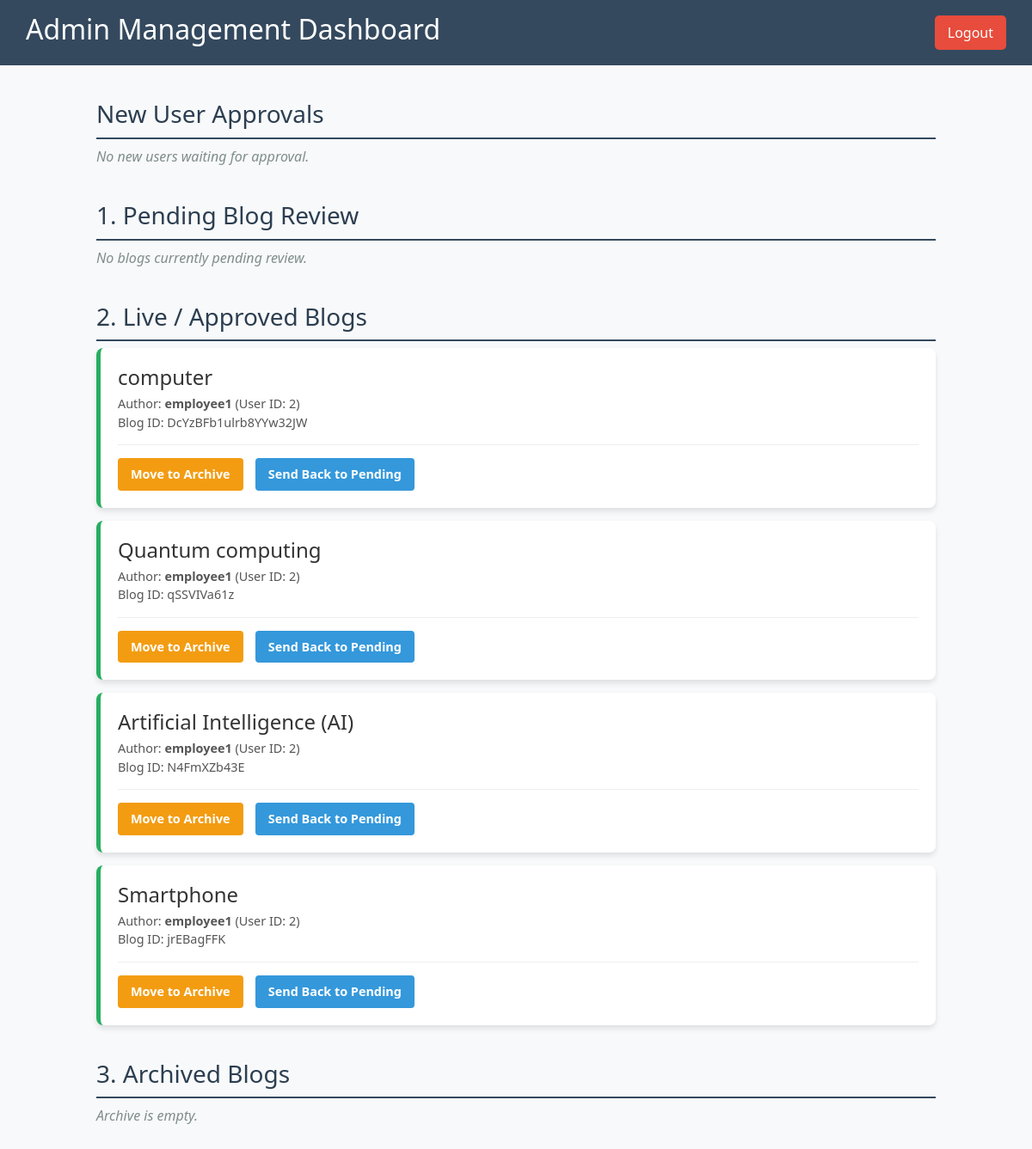
/admin.php (signed in), run on the app's committed database.
### tables this page shows
CREATE TABLE `blogs` (
  `blog_id` varchar(20) NOT NULL,
  `title` varchar(255) NOT NULL,
  `content` text NOT NULL,
  `image_path` varchar(255) DEFAULT NULL,
  `video_path` varchar(255) DEFAULT NULL,
  `author_id` int(11) DEFAULT NULL,
  `status` enum('under_review','approved','archived','deleted') DEFAULT 'under_review',
  `created_at` timestamp NOT NULL DEFAULT current_timestamp()
);

CREATE TABLE `users` (
  `id` int(11) NOT NULL,
  `username` varchar(50) NOT NULL,
  `password` varchar(255) NOT NULL,
  `role` enum('admin','employee','user') NOT NULL,
  `status` enum('pending','approved') DEFAULT 'pending'
);

### admin.php (the view, shortened to what this page needs)
<?php
require 'db.php';
$stmt = $pdo->query("SELECT * FROM users WHERE status = 'pending' ORDER BY id DESC");
$pending_users = $stmt->fetchAll();
$stmt = $pdo->query("SELECT b.*, u.username AS author_name FROM blogs b JOIN users u ON b.author_id = u.id WHERE b.status != 'deleted' ORDER BY b.created_at DESC");
$all_blogs = $stmt->fetchAll();
$pending_blogs = []; $approved_blogs = []; $archived_blogs = [];
foreach ($all_blogs as $blog) {
    if ($blog['status'] === 'approved') $approved_blogs[] = $blog;
}
?>
<!DOCTYPE html>
<html>
<head>
    <link href="https://cdn.jsdelivr.net/npm/bootstrap@5.3.0/dist/css/bootstrap.min.css" rel="stylesheet">
</head>
<body>
    <header>
        <h2>Admin Management Dashboard</h2>
        <a href="logout.php">Logout</a>
    </header>
    <div class="container">
        <h3 class="section-title">New User Approvals</h3>
        <?php if (count($pending_users) == 0): ?>
            <p class="empty-msg">No new users waiting for approval.</p>
        <?php endif; ?>
        <h3 class="section-title">1. Pending Blog Review</h3>
        <?php if (count($pending_blogs) == 0): ?>
            <p class="empty-msg">No blogs currently pending review.</p>
        <?php endif; ?>
        <h3 class="section-title">2. Live / Approved Blogs</h3>
        <?php if (count($approved_blogs) == 0): ?>
            <p class="empty-msg">No blogs are currently live.</p>
        <?php else: ?>
            <?php foreach ($approved_blogs as $blog): ?>
                <div class="blog-card card-approved">
                    <h4 style="margin:0 0 5px 0;"><?= htmlspecialchars($blog['title']) ?></h4>
                    <p style="font-size: 0.9em; color:#555; margin-bottom:10px;">
                        Author: <strong><?= htmlspecialchars($blog['author_name']) ?></strong> (User ID: <?= $blog['author_id'] ?>) <br>
                        Blog ID: <?= $blog['blog_id'] ?>
                    </p>
                    <div class="blog-actions">
                        <a href="?action=archived&id=<?= $blog['blog_id'] ?>" class="btn-custom btn-archive">Move to Archive</a>
                        <a href="?action=under_review&id=<?= $blog['blog_id'] ?>" class="btn-custom btn-restore">Send Back to Pending</a>
                    </div>
                </div>
            <?php endforeach; ?>
        <?php endif; ?>
        <h3 class="section-title">3. Archived Blogs</h3>
        <?php if (count($archived_blogs) == 0): ?>
            <p class="empty-msg">Archive is empty.</p>
        <?php endif; ?>
    </div>
</body>
</html>

### admin.php (style rules this page uses)
body { font-family: 'Segoe UI', Tahoma, Geneva, Verdana, sans-serif; background-color: #f8f9fa; margin: 0; color: #333; }
header { background: #34495e; color: white; padding: 15px 30px; display: flex; justify-content: space-between; align-items: center; }
header a { color: white; text-decoration: none; background: #e74c3c; padding: 8px 15px; border-radius: 5px; }
.container { width: 90%; max-width: 1000px; margin: 30px auto; }
.section-title { border-bottom: 2px solid #34495e; padding-bottom: 10px; margin-top: 40px; color: #2c3e50; }
.blog-card { background: white; padding: 20px; border-radius: 8px; box-shadow: 0 4px 6px rgba(0,0,0,0.1); margin-bottom: 15px; border-left: 5px solid #bdc3c7; }
.card-approved { border-left-color: #27ae60; }
.blog-actions { margin-top: 15px; padding-top: 15px; border-top: 1px solid #eee; }
.btn-custom { text-decoration: none; padding: 8px 15px; border-radius: 4px; color: white; margin-right: 10px; font-weight: bold; font-size: 0.9em; display: inline-block; }
.btn-archive { background: #f39c12; }
.btn-restore { background: #3498db; }
.empty-msg { color: #7f8c8d; font-style: italic; }

### data on the page
blogs: title "computer", author.username "employee1", author "2", blog_id "DcYzBFb1ulrb8YYw32JW"
blogs: title "Quantum computing", author.username "employee1", author "2", blog_id "qSSVIVa61z"
blogs: title "Artificial Intelligence (AI)", author.username "employee1", author "2", blog_id "N4FmXZb43E"
blogs: title "Smartphone", author.username "employee1", author "2", blog_id "jrEBagFFK"
